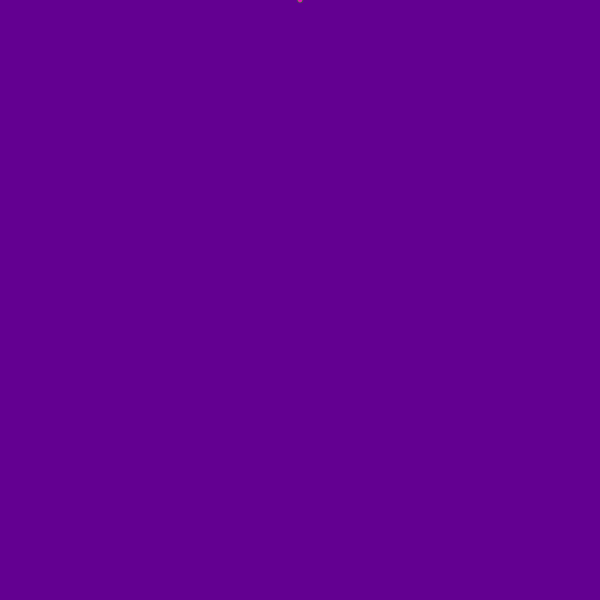
Frame 1 (no input)
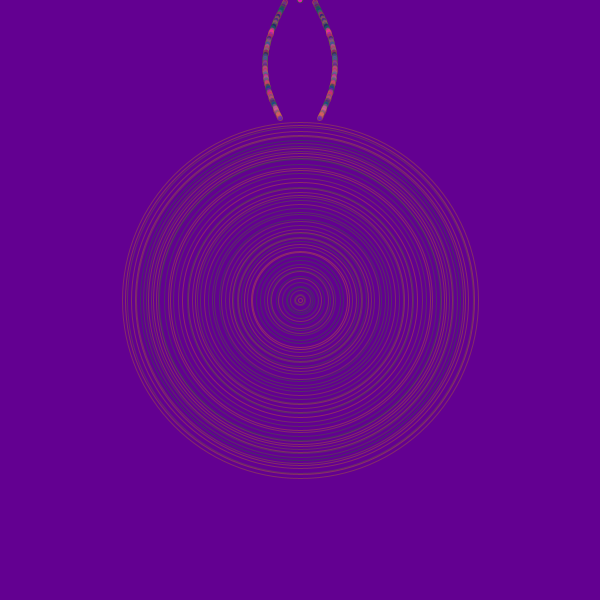
Frame 60 (the mouse pressed at the canvas centre just before this capture)
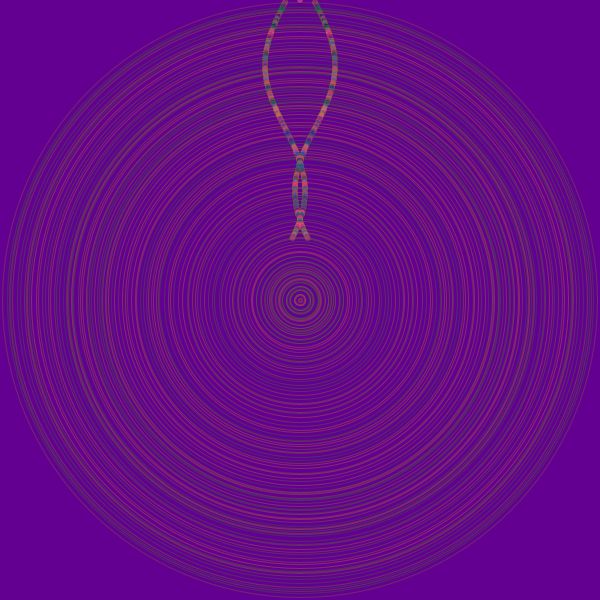
Frame 120 (the mouse held since frame 60 and released just before this capture)

The Processing sketch that drew these frames (run headless with seeded random() and noise(); from frame 60 on, the mouse is pressed at the canvas centre):

// Processing sketch: HW6_converted
// ── HW6_converted.pde
//Jack Lawless
//Creative Coding 220 Section 51
//October 18th, 2017

//I couldn't seem to organize the top variables into an myObj = {}; without corrupting the program
float angle = 0.0;
float offset = 0.75;
int scalar = 20;
float speed = 0.05;
int size = 5;
float x ;
float y = 0 ;
 int colr= 0;
 int colg= 0;
 int colb= 255;
 float colalpha= 255;

//position variable for background ellipse
int pos = 0;


void setup(){
size(600 , 600);
background(99, 0, 145);
}

void draw(){
  noStroke();
  translate(width/2, 0);
  //randomize alpha value between 150 and 200
  colalpha = random(150, 200 );
  //size of cicles in sine wave variable dependent upon mouse.
  //size = map(mouseX, 0, width, 5, 15);

//Sandbox for background circle
  pushMatrix();
  noFill();
  stroke(colr , 150, 0, 75);
  ellipse(0, height/2, pos, pos);
  //randomize movement speed of ellipse
  pos += floor(random(2, 10));
  //bound ellipse to width of canvas
  pos = pos % width;
  popMatrix();
// If statement to bound pattern and increase scalar upon each pass
  if(y > height){
    y = 0;
    scalar += pow(2, 4);
  //x + 500;
  }
  //reset after scalar after it has become very large
  if(scalar > 500){
    angle = 0.0;
    scalar = 20;
  }
//randomize r g and b to a nice set of colors
  colr = floor(random(0, 255));
  colg = floor(random(0 , 100));
  colb = floor(random( 100, 200));
  fill(colr, colg, colb, colalpha);
  ellipse(x,  y, size, size);
  ellipse(-x,  y, size, size);
  //create sin wave movement (horizontal)
  x = ((offset + sin(angle)) * scalar);
  //create vertical movement
  y += 2;
  // update angle based upon speed.
  angle += speed;

}
